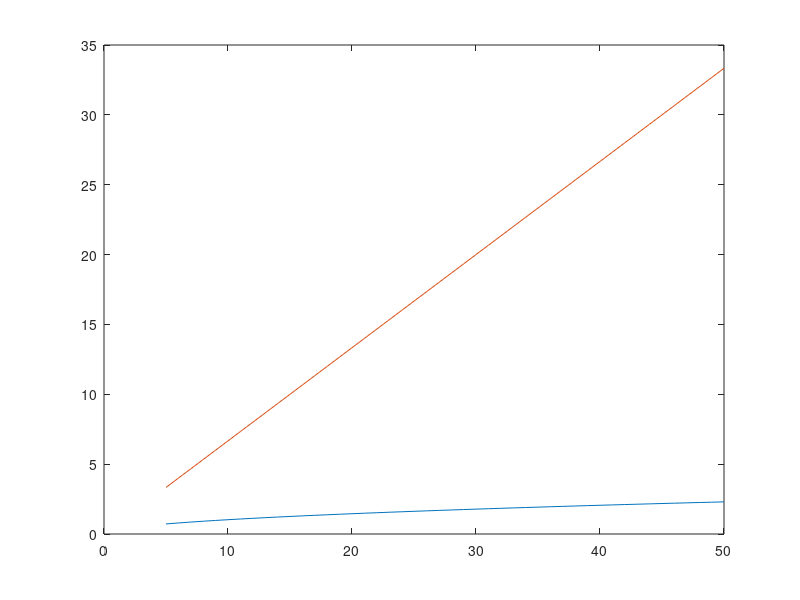

Source code (MATLAB): (Note: this script raises an error after producing the figure.)
% 20190322
% Code to calculate the second momentum of Iq by assuming equal probability
% of all operators
% Created by Pai Peng

Llist=5:50; % number of non-trivial Puali operators
fm=zeros(length(Llist),1);
sm=fm;
for pL=1:length(Llist)
    L=Llist(pL);
    
    % a1 is the number of sigma_+, a1-q is the number of sigma_-, L-2*a1+q is
    % the number of sigma_z.
    Pqa1=@(q,a1) nchoosek(L,a1)*(1/3)^a1*nchoosek(L-a1,a1-q)*(1/3)^(a1-q)*(1/3)^(L-2*a1+q); %P(Q=q and A1=a1)
    
    Pq=zeros(L+1,1); % vector that store P(Q=q)=\sum_{a1=q}^floor((L+q)/2) P(Q=q and A1=a1), with 0<=q<=L
    
    for q=0:L
        for a1=q:floor((L+q)/2)
            Pq(q+1)=Pq(q+1)+Pqa1(q,a1);
        end
    end
    
    fm(pL)=sum(Pq.*(0:L).'); % first moment of Pq (only the q>0 part)
    sm(pL)=2*sum(Pq.*(0:L).'.^2); % second mement of Pq
end

figure
plot(Llist,[fm,sm])
ppStyle(20,2,10)